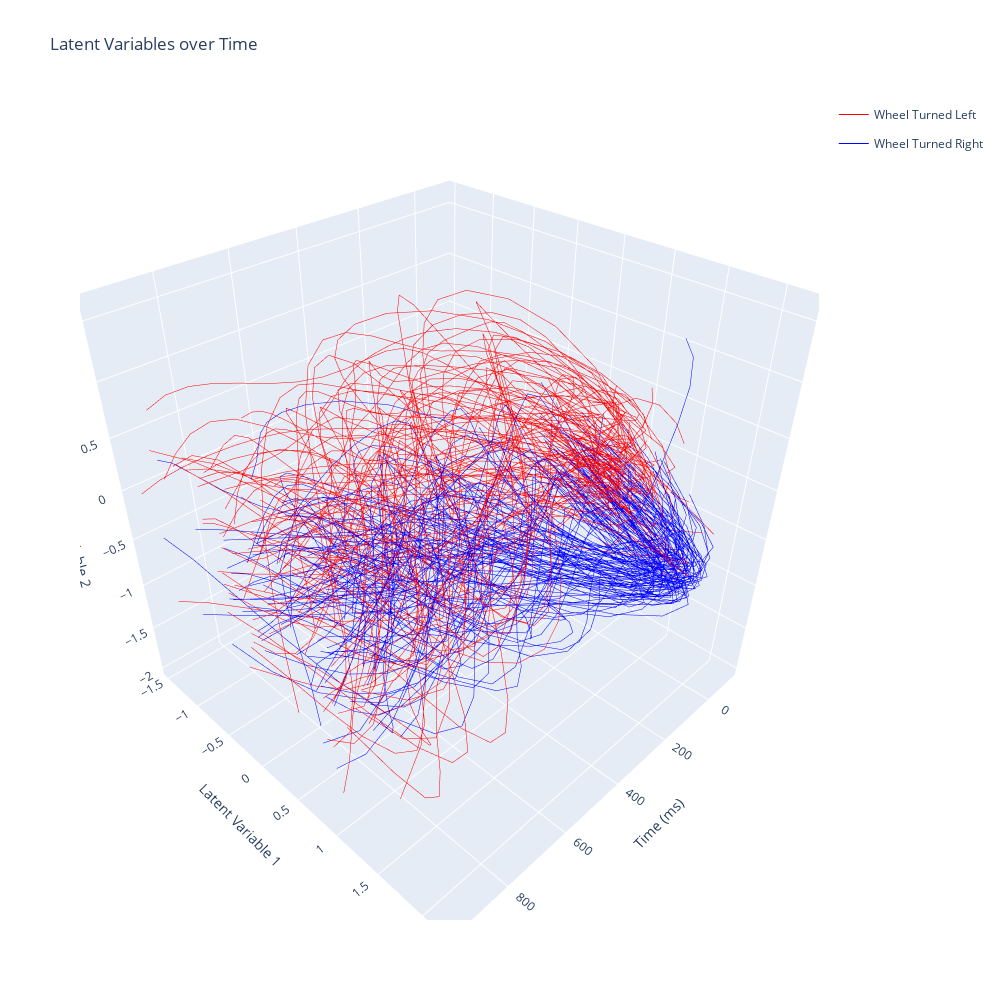

Notebook code for this chart:
### Code cell
z_train = rearrange(session.z, '(trials time) lat -> trials time lat', time=training_trials[0]['spikes_df'].shape[1])

first = True
first2= True
time_sig = 4
X_class_train = []
y_class_train = []
time_bins = len(z_train[i][:, 0])

fig = go.Figure()
for i in range(len(z_train)):
    if ((training_trials[i]['choice']==1) & (training_trials[i]['feedbackType']==1)):
        if first:
            fig.add_trace(go.Scatter3d(x=np.arange(-100, 1000, 50), y=z_train[i][:, 0], z=z_train[i][:, 1],
                      mode='lines', line={'color':'blue', 'width':1}, legendgroup='right', name='Wheel Turned Right', showlegend=True))
            first = False
        else:
            fig.add_trace(go.Scatter3d(x=np.arange(-100, 1000, 50), y=z_train[i][:, 0], z=z_train[i][:, 1],
                        mode='lines', line={'color':'blue', 'width':1}, legendgroup='right', showlegend=False))
        # fig.add_scatter3d(x=[time_sig], y=z_train[i][time_sig:time_sig+1, 0], z=z_train[i][time_sig:time_sig+1, 1], mode='markers', marker={'color':'green', 'size':5})  # show point of significance
        X_class_train.append(z_train[i][time_sig]); y_class_train.append(0)
        
    elif ((training_trials[i]['choice']==-1) & (training_trials[i]['feedbackType']==1)):
        if first2:
            fig.add_trace(go.Scatter3d(x=np.arange(-100, 1000, 50), y=z_train[i][:, 0], z=z_train[i][:, 1],
                      mode='lines', line={'color':'red', 'width':1}, legendgroup='left', name='Wheel Turned Left', showlegend=True))
            first2 = False
        else:
            fig.add_trace(go.Scatter3d(x=np.arange(-100, 1000, 50), y=z_train[i][:, 0], z=z_train[i][:, 1],
                        mode='lines', line={'color':'red', 'width':1}, legendgroup='left', showlegend=False))
        # fig.add_scatter3d(x=[time_sig], y=z_train[i][time_sig:time_sig+1, 0], z=z_train[i][time_sig:time_sig+1, 1], mode='markers', marker={'color':'black', 'size':5})  # show point of significance
        X_class_train.append(z_train[i][time_sig]); y_class_train.append(1)
        
    elif ((training_trials[i]['choice']==1) & (training_trials[i]['feedbackType']==-1)):
        # if first:
        #     fig = px.line_3d(x=np.arange(-0.1, 1, 0.05), y=z_test[i][:, 0], z=z_test[i][:, 1], color=["green"]*time_bins, width=800, height=800)
        #     first = False
        # else:
        #     fig.add_scatter3d(x=np.arange(-0.1, 1, 0.05), y=z_test[i][:, 0], z=z_test[i][:, 1], mode='lines', line={'color':"green"}, opacity=0.5)
        X_class_train.append(z_train[i][time_sig]); y_class_train.append(2)
        
    elif ((training_trials[i]['choice']==-1) & (training_trials[i]['feedbackType']==-1)):
        # if first:
        #     fig = px.line_3d(x=np.arange(-0.1, 1, 0.05), y=z_test[i][:, 0], z=z_test[i][:, 1], color=["black"]*time_bins, width=800, height=800)
        #     first = False
        # else:
        #     fig.add_scatter3d(x=np.arange(-0.1, 1, 0.05), y=z_test[i][:, 0], z=z_test[i][:, 1], mode='lines', line={'color':"black"}, opacity=1)
        X_class_train.append(z_train[i][time_sig]); y_class_train.append(3)
        

X_class_test = []
y_class_test = []

# Plot testing trajectories
for i in range(len(z_test)):
    if ((testing_trials[i]['choice']==1) & (testing_trials[i]['feedbackType']==1)):
        # if first:
        #     fig = px.line_3d(x=np.arange(time_bins), y=z_test[i][:, 0], z=z_test[i][:, 1], color=["green"]*time_bins, width=800, height=800)
        #     first = False
        # else:
        #     fig.add_scatter3d(x=np.arange(time_bins), y=z_test[i][:, 0], z=z_test[i][:, 1], mode='lines', line={'color':"green"}, opacity=0.5)
        # fig.add_scatter3d(x=[time_sig], y=z_train[i][time_sig:time_sig+1, 0], z=z_train[i][time_sig:time_sig+1, 1], mode='markers', marker={'color':'green', 'size':5})  # show point of significance
        X_class_test.append(z_test[i][time_sig]); y_class_test.append(0)
        
    elif ((testing_trials[i]['choice']==-1) & (testing_trials[i]['feedbackType']==1)):
        # if first:
        #     fig = px.line_3d(x=np.arange(time_bins), y=z_test[i][:, 0], z=z_test[i][:, 1], color=["black"]*time_bins, width=800, height=800)
        #     first = False
        # else:
        #     fig.add_scatter3d(x=np.arange(time_bins), y=z_test[i][:, 0], z=z_test[i][:, 1], mode='lines', line={'color':"black"}, opacity=0.5)
        # fig.add_scatter3d(x=[time_sig], y=z_train[i][time_sig:time_sig+1, 0], z=z_train[i][time_sig:time_sig+1, 1], mode='markers', marker={'color':'black', 'size':5})  # show point of significance
        X_class_test.append(z_test[i][time_sig]); y_class_test.append(1)
        
    elif ((testing_trials[i]['choice']==1) & (testing_trials[i]['feedbackType']==-1)):
        X_class_test.append(z_test[i][time_sig]); y_class_test.append(2)
        
    elif ((testing_trials[i]['choice']==-1) & (testing_trials[i]['feedbackType']==-1)):
        X_class_test.append(z_test[i][time_sig]); y_class_test.append(3)

X_class_train = np.array(X_class_train)
y_class_train = np.array(y_class_train)
X_class_test = np.array(X_class_test)
y_class_test = np.array(y_class_test)

fig.update_layout(scene = dict(
                    xaxis_title='Time (ms)',
                    yaxis_title='Latent Variable 1',
                    zaxis_title='Latent Variable 2'),
                    width=1000, height=1000, title='Latent Variables over Time'
                    )
fig.show()
